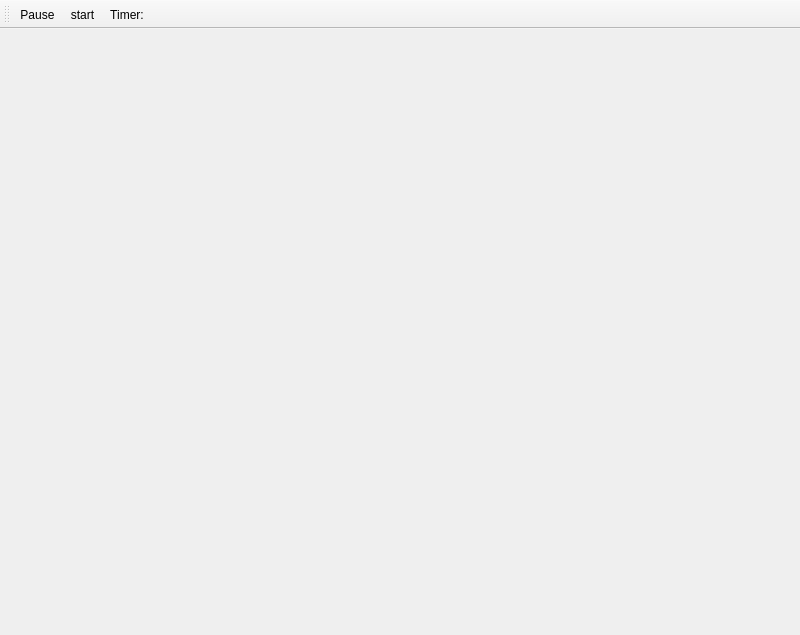
<?xml version="1.0" encoding="UTF-8"?>
<ui version="4.0">
 <class>gameWindow</class>
 <widget class="QMainWindow" name="gameWindow">
  <property name="geometry">
   <rect>
    <x>0</x>
    <y>0</y>
    <width>800</width>
    <height>635</height>
   </rect>
  </property>
  <property name="windowTitle">
   <string>Parachutes</string>
  </property>
  <widget class="QWidget" name="centralwidget">
   <layout class="QHBoxLayout" name="horizontalLayout">
    <item>
     <layout class="QGridLayout" name="gridLayout">
      <item row="0" column="0">
       <spacer name="verticalSpacer">
        <property name="orientation">
         <enum>Qt::Vertical</enum>
        </property>
        <property name="sizeHint" stdset="0">
         <size>
          <width>20</width>
          <height>40</height>
         </size>
        </property>
       </spacer>
      </item>
     </layout>
    </item>
   </layout>
  </widget>
  <widget class="QMenuBar" name="menubar">
   <property name="geometry">
    <rect>
     <x>0</x>
     <y>0</y>
     <width>800</width>
     <height>26</height>
    </rect>
   </property>
  </widget>
  <widget class="QToolBar" name="toolBar">
   <property name="windowTitle">
    <string>toolBar</string>
   </property>
   <property name="iconSize">
    <size>
     <width>32</width>
     <height>32</height>
    </size>
   </property>
   <attribute name="toolBarArea">
    <enum>TopToolBarArea</enum>
   </attribute>
   <attribute name="toolBarBreak">
    <bool>false</bool>
   </attribute>
   <addaction name="actionPause"/>
   <addaction name="actionStart"/>
   <addaction name="actionTimer"/>
  </widget>
  <action name="actionPause">
   <property name="icon">
    <iconset resource="resources.qrc">
     <normaloff>:/images/Pause.png</normaloff>:/images/Pause.png</iconset>
   </property>
   <property name="text">
    <string>Pause</string>
   </property>
  </action>
  <action name="actionStart">
   <property name="icon">
    <iconset resource="resources.qrc">
     <normaloff>:/images/start.png</normaloff>:/images/start.png</iconset>
   </property>
   <property name="text">
    <string>start</string>
   </property>
  </action>
  <action name="actionTimer">
   <property name="text">
    <string>Timer:</string>
   </property>
  </action>
 </widget>
 <resources>
  <include location="resources.qrc"/>
 </resources>
 <connections/>
</ui>
